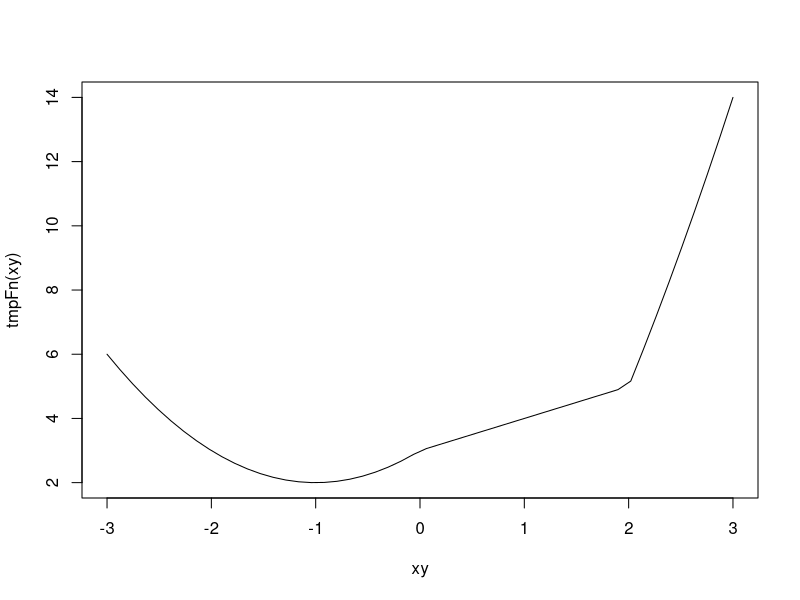

Source code (R):
## ---- chunk 1
knitr::opts_chunk$set(echo = TRUE)
## ---- chunk 2

tmpFn1 <- function(xVec){
  return(xVec^(1:length(xVec)))
}

## simple example
a <- c(2, 5, 3, 8, 2, 4)

b <- tmpFn1(a)
b

## ---- chunk 3
tmpFn2 <- function(xVec2){
  
  n = length(xVec2)
  
  return(xVec2^(1:n)/(1:n))
}



c <- tmpFn2(a)
c


## ---- chunk 4
tmpFn3 <-function(x,n){
  series =(x^((1:n)))/((1:n))
  return( 1+ sum(series))
}
tmpFn3(2, 5)
## ---- chunk 5
tmpFn <- function(xVec) {
  len <- length(xVec)
  series <- (xVec[1:(len-2)] + xVec[2:(len-1)] + xVec[3:len])/3
  return(series)
}
## ---- chunk 6
tmpFn(c(1:5,6:1))
## ---- chunk 7
tmpFn <- function(xVec) {
  return(ifelse(xVec < 0, xVec^2  + 2*xVec + 3, ifelse(xVec >= 2, xVec^2 + 4*xVec -7, xVec + 3)))
}
xy <- seq(-3,3,len=50)
plot(xy,tmpFn(xy),type="l")
## ---- chunk 8
doubleMatrix <- function(matA) {
  return(ifelse(matA %% 2 == 1, 2*matA, matA ))
}
matA <- matrix(c(1,1,3,5,2,6,-2,-1,-3), nrow=3, byrow=TRUE)
matA
doubleMatrix(matA)

## ---- chunk 9
specialMat <- function(n, k) {
  mat <- diag(k, nrow = n)
  mat[abs(col(mat) - row(mat)) == 1] <- 1
  return(mat)
}
specialMat(4, 3)
## ---- chunk 10
quadrant <- function(alpha) {
  alpha <- alpha %% 360
  if (alpha < 90) {
    return(1)
  } else if (alpha < 180) {
    return(2)
  } else if (alpha < 270) {
    return(3)
  } else {
    return(4)
  }
}
## ---- chunk 11
zeller <- function(day, month, year) {
  k <- day
  y <- year %% 100
  c <- year %/% 100
  m <- month - 2 + 12*(month < 3)
  result <- (floor(2.6*m - 0.2) + k + y  + floor(y/4) + floor(c/4) - 2*c) %% 7
  return(result)
}
zeller(1,2,2018)
zeller(2,2,2018)
## ---- chunk 12
days <- c(1,1,1,1,1)
months <- c(1,1,1,1,1)
years <- c(2014,2015,2016,2017,2018)
zeller(days,months,years)
